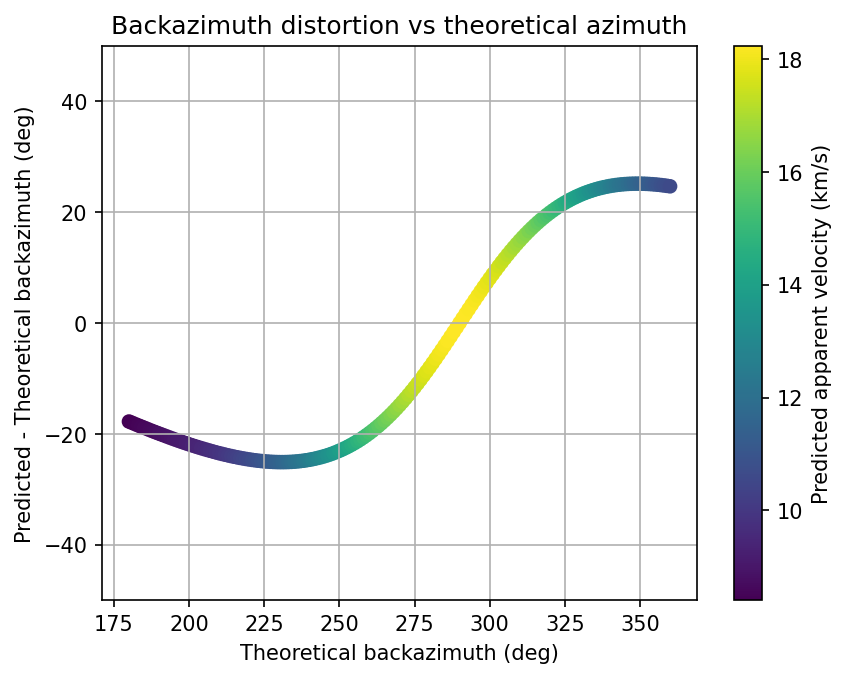

Write the Python code that produced this figure.
#!/usr/bin/env python3
"""
multiple_azi_vel_predict.py

Loop over theoretical backazimuth and predict observed apparent velocity
and backazimuth using the existing theoretical_to_observed machinery.

Usage
-----
python multiple_azi_vel_predict.py     alpha1 alpha2 strike dip azilo delazi azihi theo_appvel

Output
------
1) ASCII file: multiple_azi_vel_predict.out with columns
   theo_azi  theo_appvel  pred_azi  pred_appvel
2) PNG plot: multiple_azi_vel_predict.png
   x = theo_azi
   y = pred_azi - theo_azi
   points colored by pred_azi
"""

import sys
import numpy as np
import matplotlib.pyplot as plt

from theoretical_to_observed import (
    theoretical_slowness_from_vapp,
    vapp_bazi_from_slowness,
    predict_slowness,
)

V_AK135 = 5.80  # km/s, consistent with theoretical_to_observed.py


def usage():
    print("Usage: ")
    print(" python multiple_azi_vel_predict.py alpha1 alpha2 strike dip azilo delazi azihi theo_appvel ")
    print("Example: ")
    print(" python multiple_azi_vel_predict.py 1.25 1.25 30 40 0 5 360 10.0 ") 
    sys.exit(1)


def main():
    if len(sys.argv) != 9:
        usage()

    alpha1 = float(sys.argv[1])
    alpha2 = float(sys.argv[2])
    strike = float(sys.argv[3])
    dip = float(sys.argv[4])
    azilo = float(sys.argv[5])
    delazi = float(sys.argv[6])
    azihi = float(sys.argv[7])
    theo_appvel = float(sys.argv[8])

    theo_azis = np.arange(azilo, azihi + 0.5 * delazi, delazi)

    rows = []

    for theo_azi in theo_azis:
        # Convert theoretical vapp + backazimuth to horizontal slowness
        sx_theo, sy_theo = theoretical_slowness_from_vapp(
            theo_appvel, theo_azi
        )

        # Predict transmitted slowness via Snell
        sx_pred, sy_pred = predict_slowness(
            sx_theo,
            sy_theo,
            V_AK135,
            alpha1,
            alpha2,
            strike,
            dip,
        )

        # Convert predicted slowness back to apparent velocity and backazimuth
        pred_appvel, pred_azi = vapp_bazi_from_slowness(sx_pred, sy_pred)

        rows.append((theo_azi, theo_appvel, pred_azi, pred_appvel))

    rows = np.array(rows)

    # Write ASCII output
    outname = "multiple_azi_vel_predict.out"
    header = "theo_azi  theo_appvel  pred_azi  pred_appvel"
    np.savetxt(outname, rows, fmt="%10.4f", header=header)

    # Plot
    theo_azi = rows[:, 0]
    pred_azi = rows[:, 2]
    pred_appvel = rows[:, 3]
    # delta_azi = pred_azi - theo_azi
    delta_azi = (pred_azi - theo_azi + 180.0) % 360.0 - 180.0

    plt.figure()
    sc = plt.scatter(theo_azi, delta_azi, c=pred_appvel, cmap="viridis")
    cb = plt.colorbar(sc)
    cb.set_label("Predicted apparent velocity (km/s)")
    plt.xlabel("Theoretical backazimuth (deg)")
    plt.ylabel("Predicted - Theoretical backazimuth (deg)")
    plt.ylim(-50.0, 50.0)
    plt.title("Backazimuth distortion vs theoretical azimuth")
    plt.grid(True)
    plt.savefig("multiple_azi_vel_predict.png", dpi=150, bbox_inches="tight")
    plt.close()

    print(f"Wrote {outname}")
    print(f"Wrote multiple_azi_vel_predict.png")


if __name__ == "__main__":
    main()
